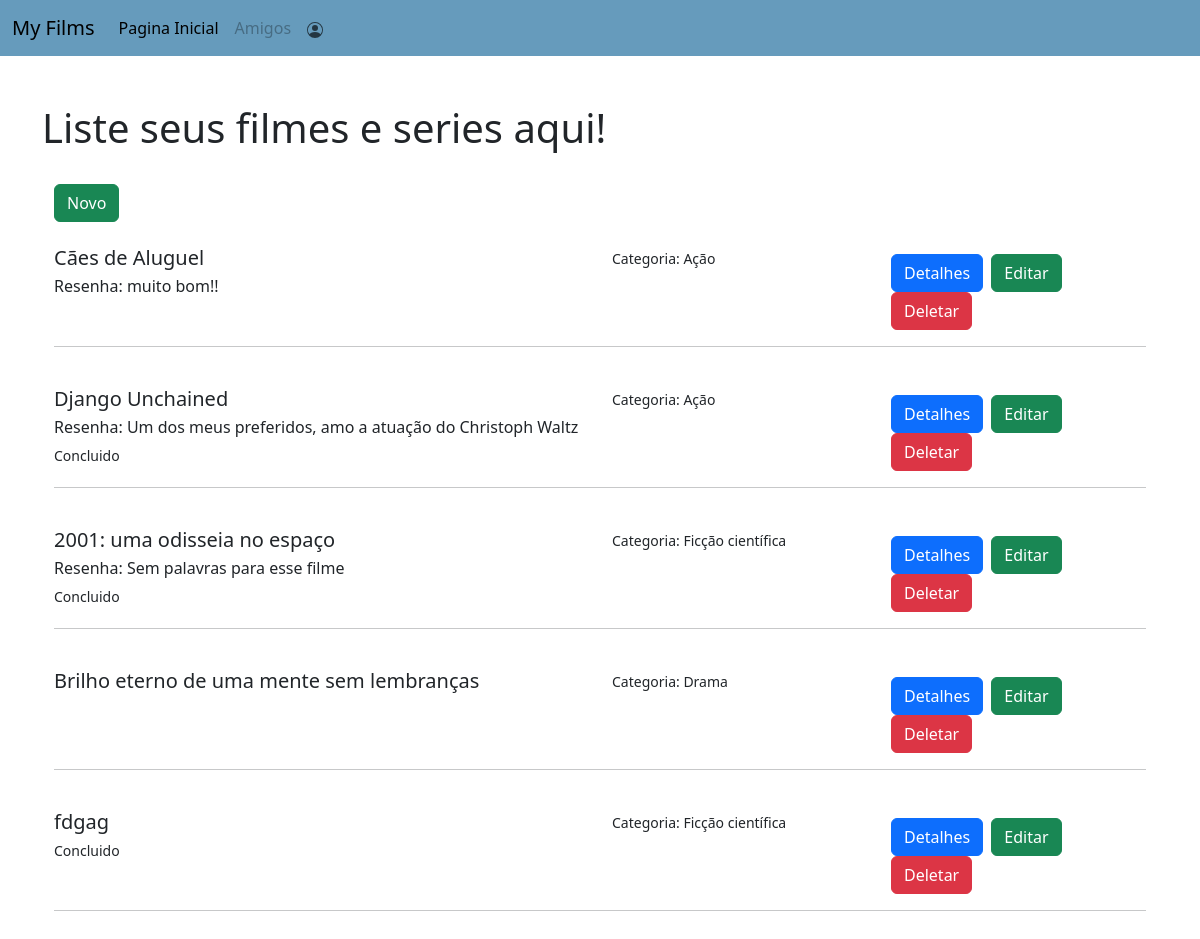
Before: / with the older database file.
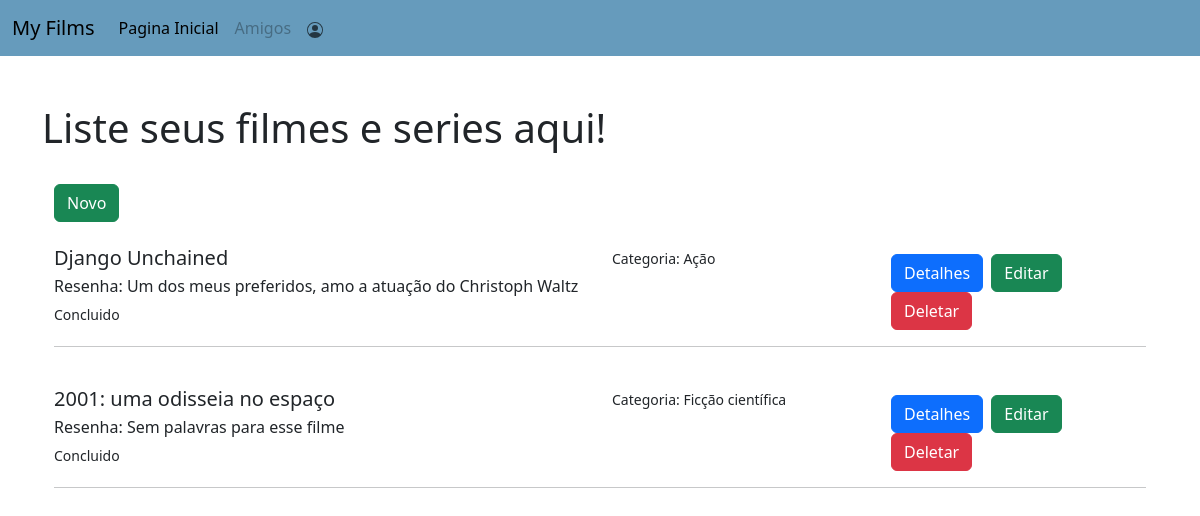
After: the same page with the newer database file.
### lista/models.py (models this page shows, shortened)
class Lista(models.Model):
    nome = models.CharField(max_length=100)
    tipo_filme = models.CharField(max_length=100)
    concluido = models.BooleanField(default=False)
    resenha = models.TextField()

### lista/views.py (the view)
# urls.py: 2. Add a URL to urlpatterns:  path('', views.home, name='home')
def home(request):
    v_lista = Lista.objects.all()
    return render(request, 'index.html', {"lista":v_lista})

### lista/templates/index.html
{% extends 'main.html' %}
{% load static %}
{% block content %}
<div class="container mt-5">
    <H1>Liste seus filmes e series aqui!</H1>
    <br>
    <ol class="list-group">
      <div class="container">
        <a href="{% url 'criaritem' %}"><button type="button" class="btn btn-success">Novo</button></a>
        <br> <br>
            {% for lista in lista %}
            <div class="row">
              <div class="col-sm-6">
                    <div class="d-flex w-100 justify-content-between">
                      <h5 class="mb-1">{{lista.nome}}</h5>
                    </div>
                    {% if lista.resenha %}
                      <p class="mb-1">Resenha: {{lista.resenha}}</p>
                    {% endif%}
                    {% if lista.concluido %}
                      <small>Concluido</small>
                    {% endif%}
              </div>
              <div class="col-sm-3">
                <small>Categoria: {{lista.tipo_filme}}</small>
              </div>
              <div class="col-sm-3 mt-2">
                <a href="{% url 'detalhes' lista.id %}"><button type="button" class="btn btn-primary  me-md-1">Detalhes</button></a>
                <a href="{% url 'editar' lista.id %}"><button type="button" class="btn btn-success  me-md-1">Editar</button></a>
                <a href="{% url 'delete' lista.id %}"><button type="button" class="btn btn-danger  me-md-1">Deletar</button></a>
              </div>
            </div>
            <hr>
            <br>
            {% endfor %}
        </div>
    </ol>
</div>
{% endblock content %}

### templates/main.html (shortened to what this page needs)
<!doctype html>
<html lang="en">
  <head>
    <link href="https://cdn.jsdelivr.net/npm/bootstrap@5.3.0-alpha2/dist/css/bootstrap.min.css" rel="stylesheet">
  </head>
  <body>
    {% include 'navbar.html' %}
    <div class="m-10">
        {% block content %}
        {% endblock content %}
    </div>
  </body>
</html>

### templates/navbar.html (shortened to what this page needs)
<nav class="navbar navbar-expand-lg" style='background-color: #669bbc;'>
  <div class="container-fluid">
    <a class="navbar-brand" href="{% url 'index' %}">My Films</a>
    <div class="collapse navbar-collapse" id="navbarSupportedContent">
      <ul class="navbar-nav me-auto mb-2 mb-lg-0">
        <li class="nav-item">
          <a class="nav-link active" aria-current="page" href="{% url 'index' %}">Pagina Inicial</a>
        </li>
        <li class="nav-item">
          <a class="nav-link disabled">Amigos</a>
        </li>
        <li class="nav-item justify-content-end ">
          <a class="nav-link" href="{% url 'perfil' %}"></a>
        </li>
      </ul>
    </div>
  </div>
</nav>

Changed rows visible on the page:
removed Lista: nome "Cães de Aluguel", resenha "muito bom!!", tipo_filme "Ação"
removed Lista: nome "Brilho eterno de uma mente sem lembranças", tipo_filme "Drama"
removed Lista: nome "fdgag", concluido "Concluido", tipo_filme "Ficção científica"
